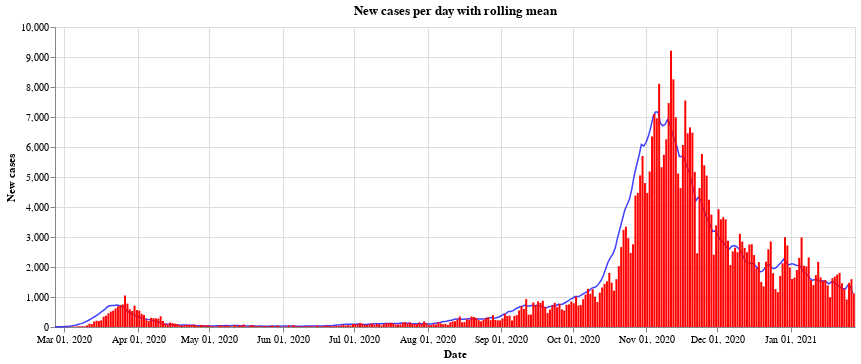

The notebook cell saved with this chart:
### Code cell
#collapse
bars = alt.Chart(all_austria).mark_bar(
    color='red',
    opacity=1,
    size=2
).encode(
    x=alt.X("yearmonthdate(Time):T", axis=alt.Axis(title='Date')),
    y=alt.Y("AnzahlFaelle:Q", axis=alt.Axis(title='New cases')),
)

line = alt.Chart(all_austria).mark_line(
    color='blue',
    opacity=0.75,
    size=1.5,
).transform_window(
    rolling_mean='mean(AnzahlFaelle)',
    frame=[0, 7]
).encode(x='yearmonthdate(Time):T',
         y='rolling_mean:Q'
         ).properties(title='New cases per day with rolling mean', width=800)

alt.layer(line, bars, data=all_austria)

### Figure 1 — Vega-Lite specification as saved in the notebook (floating-point values rounded to 4 significant figures; data arrays with more than 128 entries replaced by an {"elided": "..."} marker saying what was removed)
{"config": {"view": {"continuousWidth": 400, "continuousHeight": 300}}, "layer": [{"mark": {"type": "line", "color": "blue", "opacity": 0.75, "size": 1.5}, "encoding": {"x": {"type": "temporal", "field": "Time", "timeUnit": "yearmonthdate"}, "y": {"type": "quantitative", "field": "rolling_mean"}}, "title": "New cases per day with rolling mean", "transform": [{"window": [{"op": "mean", "field": "AnzahlFaelle", "as": "rolling_mean"}], "frame": [0, 7]}], "width": 800}, {"mark": {"type": "bar", "color": "red", "opacity": 1, "size": 2}, "encoding": {"x": {"type": "temporal", "axis": {"title": "Date"}, "field": "Time", "timeUnit": "yearmonthdate"}, "y": {"type": "quantitative", "axis": {"title": "New cases"}, "field": "AnzahlFaelle"}}}], "data": {"name": "data-8b509bd4a3ea45fb3855633c803c617d"}, "$schema": "https://vega.github.io/schema/vega-lite/v4.8.1.json", "datasets": {"data-8b509bd4a3ea45fb3855633c803c617d": {"elided": "337 records"}}}
